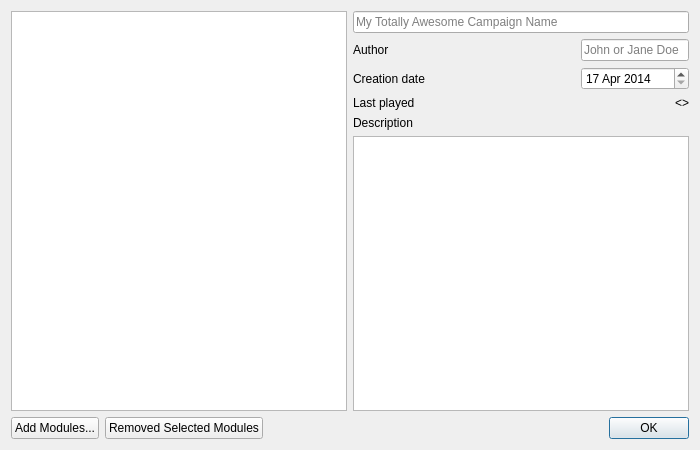
<?xml version="1.0" encoding="UTF-8"?>
<ui version="4.0">
 <class>CampaignProperties</class>
 <widget class="QDialog" name="CampaignProperties">
  <property name="geometry">
   <rect>
    <x>0</x>
    <y>0</y>
    <width>700</width>
    <height>450</height>
   </rect>
  </property>
  <property name="windowTitle">
   <string>&lt;&lt;do not localise&gt;&gt;</string>
  </property>
  <layout class="QVBoxLayout" name="verticalLayout_2">
   <item>
    <layout class="QHBoxLayout" name="horizontalLayout_2">
     <item>
      <widget class="QListView" name="moduleList"/>
     </item>
     <item>
      <layout class="QVBoxLayout" name="verticalLayout">
       <item>
        <widget class="QLineEdit" name="name">
         <property name="placeholderText">
          <string>My Totally Awesome Campaign Name</string>
         </property>
        </widget>
       </item>
       <item>
        <layout class="QGridLayout" name="gridLayout" columnstretch="1,0">
         <item row="0" column="0">
          <widget class="QLabel" name="label_3">
           <property name="text">
            <string>Author</string>
           </property>
           <property name="buddy">
            <cstring>author</cstring>
           </property>
          </widget>
         </item>
         <item row="0" column="1">
          <widget class="QLineEdit" name="author">
           <property name="placeholderText">
            <string>John or Jane Doe</string>
           </property>
          </widget>
         </item>
         <item row="1" column="0">
          <widget class="QLabel" name="label_2">
           <property name="text">
            <string>Creation date</string>
           </property>
           <property name="buddy">
            <cstring>creation_date</cstring>
           </property>
          </widget>
         </item>
         <item row="1" column="1">
          <widget class="QDateEdit" name="creation_date">
           <property name="minimumDateTime">
            <datetime>
             <hour>21</hour>
             <minute>12</minute>
             <second>0</second>
             <year>2014</year>
             <month>4</month>
             <day>17</day>
            </datetime>
           </property>
           <property name="maximumTime">
            <time>
             <hour>23</hour>
             <minute>59</minute>
             <second>59</second>
            </time>
           </property>
          </widget>
         </item>
         <item row="2" column="0">
          <widget class="QLabel" name="label">
           <property name="text">
            <string>Last played</string>
           </property>
          </widget>
         </item>
         <item row="2" column="1">
          <widget class="QLabel" name="revision_date">
           <property name="text">
            <string>&lt;&lt;do not localise&gt;&gt;</string>
           </property>
           <property name="alignment">
            <set>Qt::AlignRight|Qt::AlignTrailing|Qt::AlignVCenter</set>
           </property>
          </widget>
         </item>
        </layout>
       </item>
       <item>
        <widget class="QLabel" name="label_4">
         <property name="text">
          <string>Description</string>
         </property>
         <property name="buddy">
          <cstring>description</cstring>
         </property>
        </widget>
       </item>
       <item>
        <widget class="QPlainTextEdit" name="description"/>
       </item>
      </layout>
     </item>
    </layout>
   </item>
   <item>
    <layout class="QHBoxLayout" name="horizontalLayout">
     <item>
      <widget class="QPushButton" name="addModule">
       <property name="text">
        <string>Add Modules...</string>
       </property>
      </widget>
     </item>
     <item>
      <widget class="QPushButton" name="removeSelectedModules">
       <property name="text">
        <string>Removed Selected Modules</string>
       </property>
      </widget>
     </item>
     <item>
      <spacer name="horizontalSpacer">
       <property name="orientation">
        <enum>Qt::Horizontal</enum>
       </property>
       <property name="sizeHint" stdset="0">
        <size>
         <width>40</width>
         <height>20</height>
        </size>
       </property>
      </spacer>
     </item>
     <item>
      <widget class="QDialogButtonBox" name="buttonBox">
       <property name="orientation">
        <enum>Qt::Horizontal</enum>
       </property>
       <property name="standardButtons">
        <set>QDialogButtonBox::Ok</set>
       </property>
      </widget>
     </item>
    </layout>
   </item>
  </layout>
 </widget>
 <resources/>
 <connections>
  <connection>
   <sender>buttonBox</sender>
   <signal>accepted()</signal>
   <receiver>CampaignProperties</receiver>
   <slot>accept()</slot>
   <hints>
    <hint type="sourcelabel">
     <x>248</x>
     <y>254</y>
    </hint>
    <hint type="destinationlabel">
     <x>157</x>
     <y>274</y>
    </hint>
   </hints>
  </connection>
  <connection>
   <sender>buttonBox</sender>
   <signal>rejected()</signal>
   <receiver>CampaignProperties</receiver>
   <slot>reject()</slot>
   <hints>
    <hint type="sourcelabel">
     <x>316</x>
     <y>260</y>
    </hint>
    <hint type="destinationlabel">
     <x>286</x>
     <y>274</y>
    </hint>
   </hints>
  </connection>
 </connections>
</ui>
